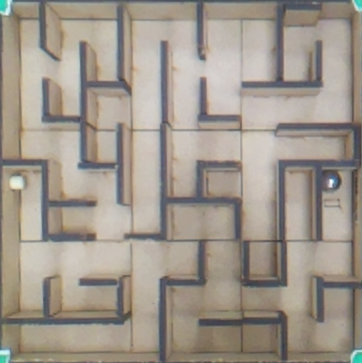
#> input picture experiments/ball_detect/Images/Final27.05.2026.png, 362 x 363 px
$ python ball.py
#> lines starting #> are read from the running program, lines starting #| are printed output that depends on the picture; after the words box and inside, x2 and y2 are one past the last pixel; in counts of white or black regions, pixels touching at a corner belong together
import cv2
import numpy as np
import os


class BallDetector:
    """
    在 warped 迷宮影像中偵測 10mm 金屬鋼珠，回傳格子座標 (row, col)。

    設計假設：
    - 輸入是已透視校正的 warped 影像（迷宮填滿畫面）
    - 路徑寬 15mm，球徑 10mm → 球約佔格寬的 10/15 ≈ 67%
    - 金屬球特徵：有強烈高光亮點（亮白），整體比底板亮
    - 迷宮最大傾斜 20 度，球不會跑到牆壁 ROI 上
    """

    def __init__(self, maze_size=9, debug=False):
#> further down, img is the input picture: shape (363, 362, 3); mean B, G, R 140.9, 151.3, 159.8
        self.maze_size = maze_size
        self.debug = debug

    def find_ball(self, warped_img):
        """
        在 warped_img 中偵測鋼珠，回傳 (row, col)，找不到回傳 None。

        實測：球呈不完整環形（中央高光 V>130 被排除，邊緣 V<60 也被排除）
        策略：放寬 V 範圍抓出更多環形像素，用凸包填實破碎輪廓，再用圓形度過濾
        """
        h, w = warped_img.shape[:2]
#> h = 363; w = 362
        cell_h = h / self.maze_size
#> cell_h = 40.33
        cell_w = w / self.maze_size
#> cell_w = 40.22
        cell_px = min(cell_h, cell_w)
#> cell_px = 40.22

        r_expected = cell_px * (10 / 15) / 2
#> r_expected = 13.41
        area_min = np.pi * (r_expected * 0.5) ** 2
#> area_min = 141.2
        area_max = np.pi * (r_expected * 1.5) ** 2
#> area_max = 1270.6

        hsv = cv2.cvtColor(warped_img, cv2.COLOR_BGR2HSV)
#> hsv: shape (363, 362, 3); mean H, S, V 31.2, 35.9, 161.5

        # ── Step 1：放寬 V 範圍，盡量把環形的每一段都抓進來 ─────────────────
        ball_mask = cv2.inRange(hsv,
                                np.array([0,  0,  50]),
                                np.array([180, 35, 160]))
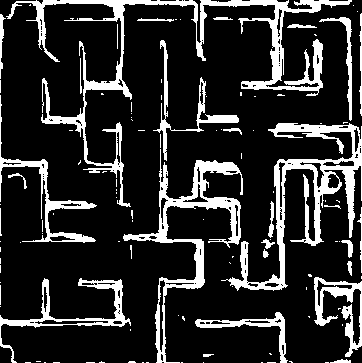
#> ball_mask: shape (363, 362); 17.6% white; 112 white regions (83 under 20 px), largest, box (x1, y1, x2, y2) and area: (6, 0, 352, 207) 6510, (221, 123, 362, 291) 4698, (123, 149, 243, 363) 3729
        # ────────────────────────────────────────────────────────────────────

        # ── Step 2：CLOSE 先把鄰近碎片黏合，再找輪廓取凸包 ──────────────────
        kernel = cv2.getStructuringElement(cv2.MORPH_ELLIPSE, (7, 7))
        ball_mask = cv2.morphologyEx(ball_mask, cv2.MORPH_CLOSE, kernel)
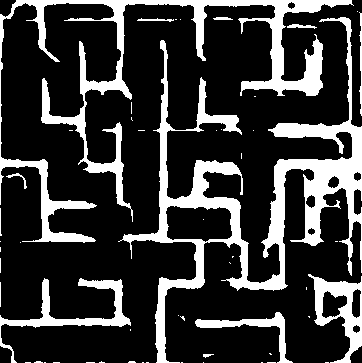
#> ball_mask: shape (363, 362); 22.1% white; 53 white regions (40 under 20 px)

        contours, _ = cv2.findContours(ball_mask, cv2.RETR_EXTERNAL, cv2.CHAIN_APPROX_SIMPLE)
#> contours = 52 contours, 42 with area under 20; largest, box (x1, y1, x2, y2) and area: (118, 17, 362, 363) 14060, (0, 0, 354, 243) 8816, (308, 274, 362, 363) 2291, (0, 278, 131, 363) 1592, (195, 312, 293, 363) 793
        # ────────────────────────────────────────────────────────────────────

        # ── Step 3：凸包填實 + 圓形度過濾 ───────────────────────────────────
        best = None
        best_circularity = 0

        for cnt in contours:
            hull = cv2.convexHull(cnt)
            area = cv2.contourArea(hull)
            if area < area_min or area > area_max:
                continue

            perimeter = cv2.arcLength(hull, True)
            if perimeter == 0:
                continue

            circularity = (4 * np.pi * area) / (perimeter ** 2)
            if circularity < 0.6:
                continue

            if circularity > best_circularity:
                best_circularity = circularity
                M = cv2.moments(hull)
                if M["m00"] == 0:
                    continue
                cx = int(M["m10"] / M["m00"])
                cy = int(M["m01"] / M["m00"])
                best = (cx, cy)
#> this loop made 52 passes
#> (area, perimeter, circularity, best_circularity, cx, cy) on pass 34: (149, 53.7, 0.649, 0.649, 17, 179)
#> area on passes 21, 24, 25, 44, 47, 48: 2800, 7675.5, 3796.5, 80, 79.5, 65498
#> after the loop, M = moments, m00 149, centre m10/m00, m01/m00 = (17.92, 179.4); best_circularity = 0.649; cx = 17; cy = 179
        # ────────────────────────────────────────────────────────────────────

        if best is None:
            if self.debug:
                cv2.imshow("Debug: Ball Mask", ball_mask)
            return None

        cx, cy = best
        row = max(0, min(int(cy / cell_h), self.maze_size - 1))
#> row = 4
        col = max(0, min(int(cx / cell_w), self.maze_size - 1))
#> col = 0

        if self.debug:
            debug_img = warped_img.copy()
            cv2.circle(debug_img, (cx, cy), int(r_expected), (0, 255, 0), 2)
            cv2.circle(debug_img, (cx, cy), 3, (0, 255, 0), -1)
#> debug_img: shape (363, 362, 3); mean B, G, R 140.6, 151.5, 159.5
            cv2.putText(debug_img, f"({row},{col}) c={best_circularity:.2f}",
                        (cx + 5, cy - 5), cv2.FONT_HERSHEY_PLAIN, 1.2, (0, 255, 0), 2)
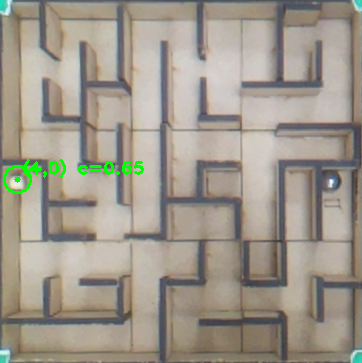
#> debug_img: shape (363, 362, 3); mean B, G, R 139.9, 152, 158.7
            cv2.imshow("Debug: Ball Mask", ball_mask)
            cv2.imshow("Debug: Ball Detection", debug_img)

        return (row, col)

if __name__ == '__main__':
    B = BallDetector(9,True)
    root = os.getcwd()
    imgPath = os.path.join(root, 'Images/Final27.05.2026.png')
    img = cv2.imread(imgPath)
    pos = B.find_ball(img)
#> pos = (4, 0)
    cv2.waitKey(0)
    print(f"球的位置：{pos}")
#| 球的位置：(4, 0)
